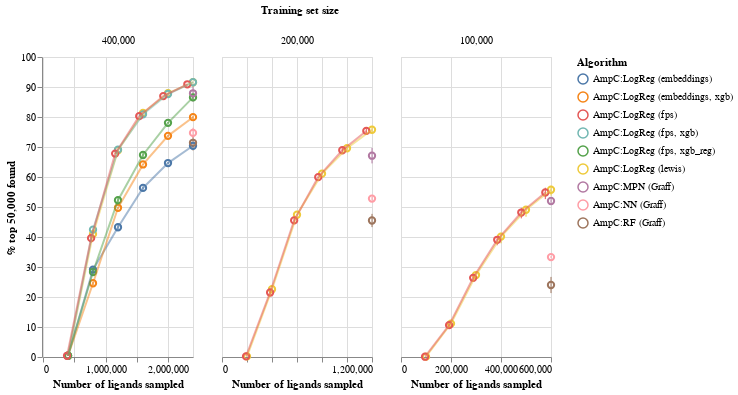

This figure's notebook cell:
### Code cell
ch

### Figure 1 — Vega-Lite specification as saved in the notebook (floating-point values rounded to 4 significant figures; data arrays with more than 128 entries replaced by an {"elided": "..."} marker saying what was removed)
{"config": {"view": {"continuousWidth": 400, "continuousHeight": 300}}, "data": {"name": "data-d9311491cfe3a85ba03c25ecabe4eb54"}, "facet": {"column": {"type": "nominal", "field": "Training set size", "sort": [0.004, 0.002, 0.001]}}, "spec": {"layer": [{"mark": {"type": "errorbar", "extent": "ci"}, "encoding": {"color": {"type": "nominal", "field": "Algorithm"}, "x": {"type": "quantitative", "field": "N ligands explored", "title": "Number of ligands sampled"}, "y": {"type": "quantitative", "field": "% top-k found", "title": "% top 50,000 found"}}}, {"mark": {"type": "point", "color": "black", "filled": false, "size": 40}, "encoding": {"color": {"type": "nominal", "field": "Algorithm"}, "tooltip": {"type": "quantitative", "aggregate": "mean", "field": "% top-k found", "title": "% top 50,000 found"}, "x": {"type": "quantitative", "field": "N ligands explored"}, "y": {"type": "quantitative", "aggregate": "mean", "field": "% top-k found", "title": "% top 50,000 found"}}}, {"mark": {"type": "line", "color": "black", "opacity": 0.5, "size": 2}, "encoding": {"color": {"type": "nominal", "field": "Algorithm"}, "x": {"type": "quantitative", "field": "N ligands explored"}, "y": {"type": "quantitative", "aggregate": "mean", "field": "% top-k found", "title": "% top 50,000 found"}}}], "height": 300, "width": 150}, "resolve": {"scale": {"x": "independent"}}, "$schema": "https://vega.github.io/schema/vega-lite/v4.8.1.json", "datasets": {"data-d9311491cfe3a85ba03c25ecabe4eb54": {"elided": "193 records"}}}
